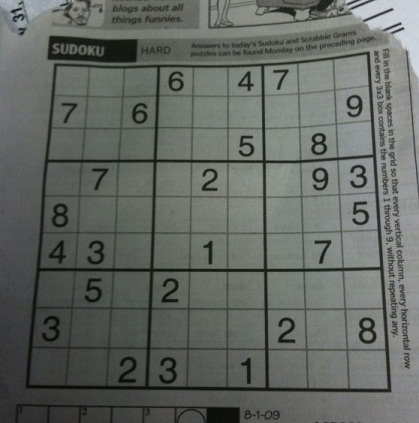
#> input picture 02_DIP/08_Hough_Transform/codes/img/b.jpg, 419 x 423 px
$ jupyter execute HoughTransform.ipynb
#> lines starting #> are read from the running program, lines starting #| are printed output that depends on the picture
[cell 1]
import cv2
import matplotlib.pyplot as plt
import numpy as np

[cell 2]
def show_img_plt(img, c_map ='gray', fig_hight=8, fig_width=6, vmin=0, vmax=255):
    plt.figure(figsize=(fig_hight, fig_width), dpi=100)
    plt.imshow(img, cmap=c_map, vmin=vmin, vmax=vmax)

[cell 3]
def show_mult_img(rows, columns, img_names, vmin=0, vmax=255):
    fig = plt.figure(figsize=(15, 17), dpi=100)
    for i in range(len(img_names)):
        fig.add_subplot(rows, columns, i+1)
        plt.imshow(img_names[i], cmap='gray', vmin=vmin, vmax=vmax)
        plt.axis('off')
        plt.title('img_' + str(i))

[cell 4]
img = cv2.imread('img/b.jpg', -1)
#> img is the input picture: shape (423, 419, 3); mean B, G, R 98.9, 103.6, 99.4
show_img_plt(img)

[cell 5]
gray_img = cv2.cvtColor(img, cv2.COLOR_BGR2GRAY)
edges = cv2.Canny(gray_img, 50, 150, 3)
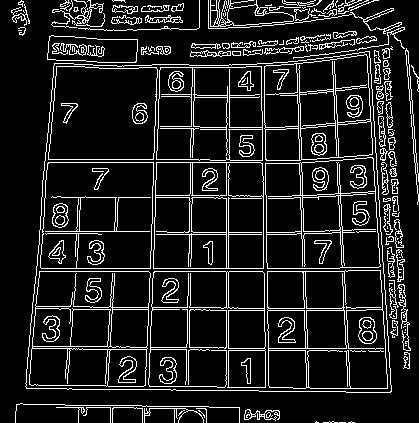
#> edges: shape (423, 419); 12% white in thin lines or dots
show_img_plt(edges)

[cell 6]
lines = cv2.HoughLines(edges, 1, np.pi/180, 150)
#> lines = 43 rows, first 8: [271, 1.57], [268, 1.57], [226, 0], [195, 0.0175], [162, 0.0349], [159, 0.0349], [-262, 3.12], [-293, 3.11]
print(lines)
#| [[[ 2.7100000e+02  1.5707964e+00]]
#|  [[ 2.6800000e+02  1.5707964e+00]]
#|  [[ 2.2600000e+02  0.0000000e+00]]
#|  [[ 1.9500000e+02  1.7453292e-02]]
#|  [[ 1.6200000e+02  3.4906585e-02]]
#|  [[ 1.5900000e+02  3.4906585e-02]]
#|  [[-2.6200000e+02  3.1241393e+00]]
#|  [[-2.9300000e+02  3.1066861e+00]]
#|  [[ 1.9300000e+02  1.7453292e-02]]
#|  [[ 2.2800000e+02  0.0000000e+00]]
#|  [[ 1.6200000e+02  1.5707964e+00]]
#|  [[ 6.2000000e+01  8.7266460e-02]]
#> (further printed lines are left out)

[cell 7]
for line in lines:
    rho, theta = line[0]

    a = np.cos(theta)
    b = np.sin(theta)

    x0 = rho * a
    y0 = rho * b

    x1 = int(x0 + 1000*(-b))
    y1 = int(y0 + 1000 * (a))

    x2 = int(x0 - 1000 *(-b))
    y2 = int(y0 - 1000 * a)


    cv2.line(img, (x1, y1), (x2, y2), (255, 0, 0), 2)
#> this loop made 43 passes
#> (rho, theta, a, b, x0, y0, x1, y1) on passes 1 to 12: (271, 1.57, -4.37e-08, 1, -1.18e-05, 271, -1000, 270), (268, 1.57, -4.37e-08, 1, -1.17e-05, 268, -1000, 267), (226, 0, 1, 0, 226, 0, 226, 1000), (195, 0.0175, 1, 0.0175, 195, 3.4, 177, 1003), (162, 0.0349, 0.999, 0.0349, 161.9, 5.65, 127, 1005), (159, 0.0349, 0.999, 0.0349, 158.9, 5.55, 124, 1004), (-262, 3.12, -1, 0.0175, 262, -4.57, 244, -1004), (-293, 3.11, -0.999, 0.0349, 292.8, -10.23, 257, -1009), (193, 0.0175, 1, 0.0175, 193, 3.37, 175, 1003), (228, 0, 1, 0, 228, 0, 228, 1000), (162, 1.57, -4.37e-08, 1, -7.08e-06, 162, -1000, 161), (62, 0.0873, 0.996, 0.0872, 61.76, 5.4, -25, 1001)
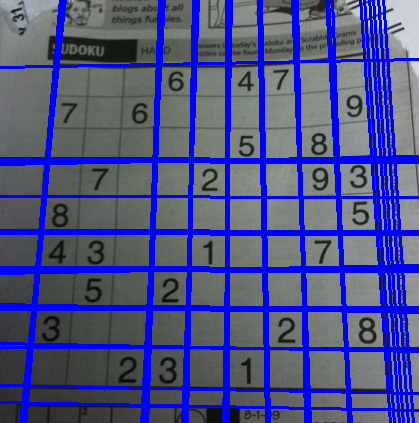
#> img: shape (423, 419, 3); mean B, G, R 137.6, 81.3, 78


show_img_plt(img)
